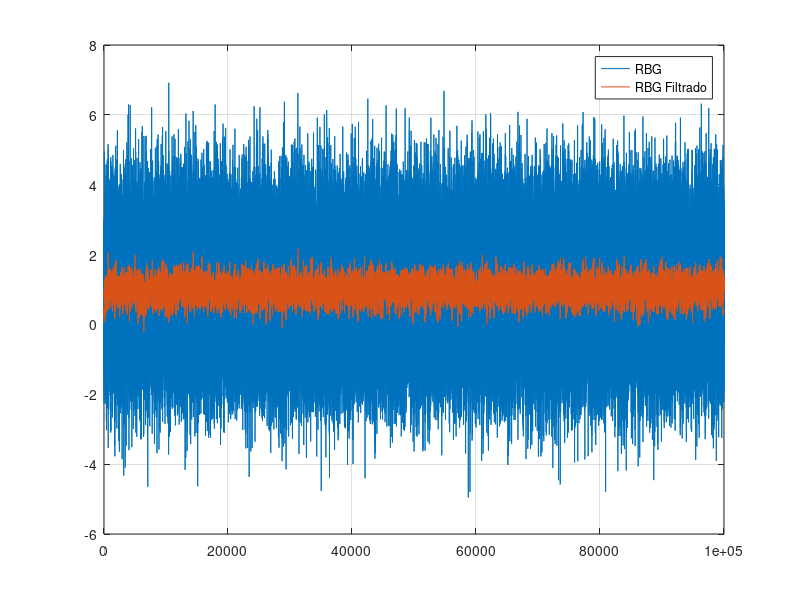
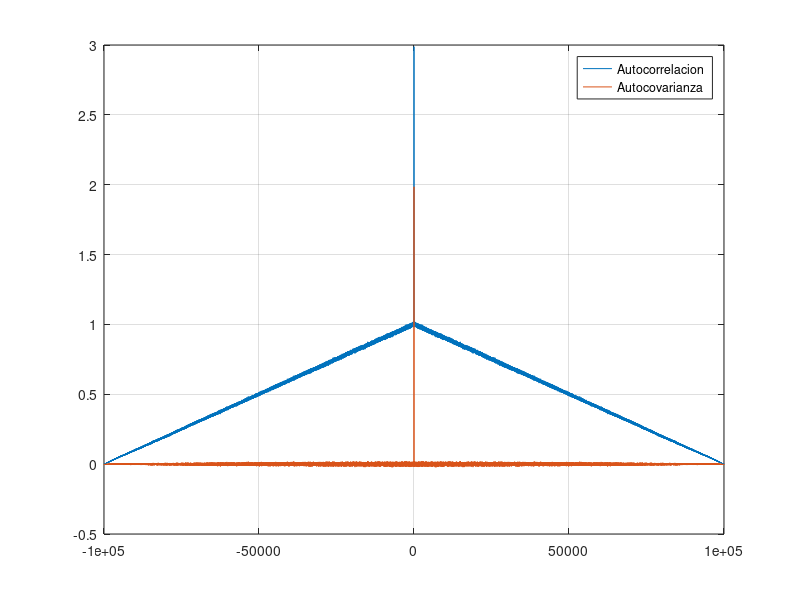
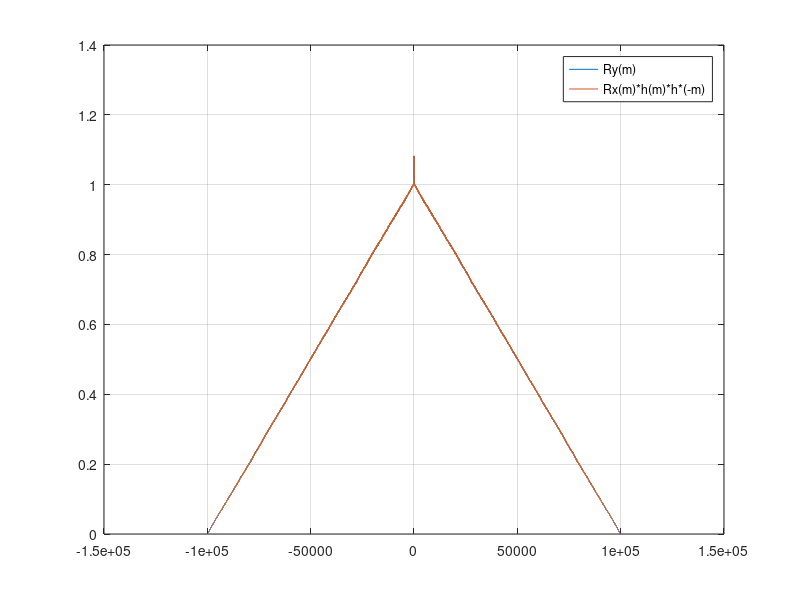

Reproduce these figures in MATLAB, in order.
clear all; close all; clc

tline = 1:100e3;
rbg = wgn(length(tline),1,3)+1;
h = 1/25*ones(1,25);
rbgf = filter(h,1,rbg);
figure
plot(rbg);
hold all
plot(rbgf);
legend('RBG','RBG Filtrado'); grid on;

%Media y varianza del ruido blanco
media = mean(rbg)
varianza = var(rbg)

%Media y esperanza de la señal filtrada (y)
mediaf = mean(rbgf)
esperanzaf = sum(rbgf)/length(tline)

%% Autocorrelacion
t = -99999:1:99999;
Rx = xcorr(rbg, 'biased');
figure
plot(t,Rx); grid on;% title('Autocorrelacion')
hold on

%% Autocovarianza
Cx = xcov(rbg, 'biased');
% figure
plot(t,Cx); grid on;% title('Autocovarianza')
legend('Autocorrelacion', 'Autocovarianza')

%% Autocorr Filtrado
t = -99999:1:99999;
Ry = xcorr(rbgf, 'biased');
figure
plot(t,Ry); grid on;% title('Autocorrelacion')
hold on

%% Funcion del filtro
t = -100023:1:100023;
hCI = conj(h(end:-1:1));
g = conv(hCI,h); 
Rxconv = conv(Rx,g);

% figure
plot(t,Rxconv); grid on;
legend('Ry(m)', 'Rx(m)*h(m)*h*(-m)')
